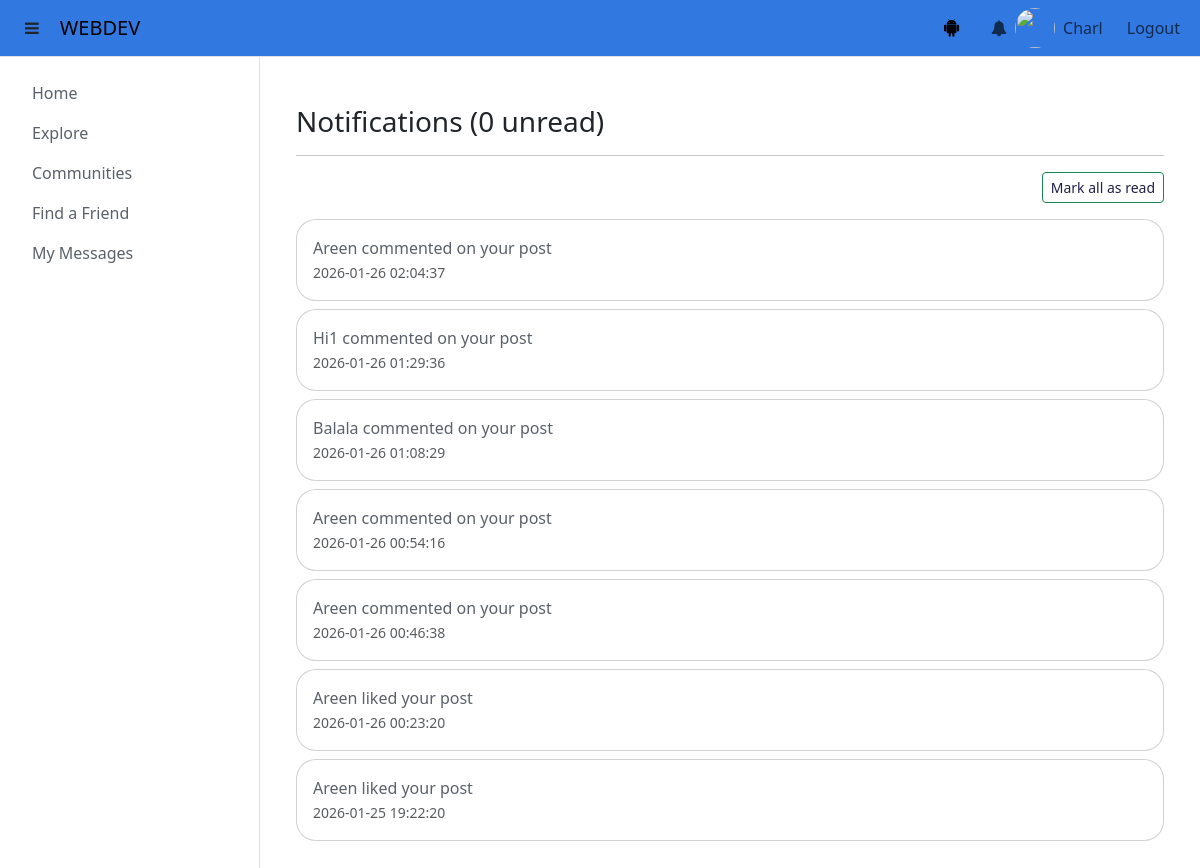
The page /notifications (signed in) on the database as committed earlier.
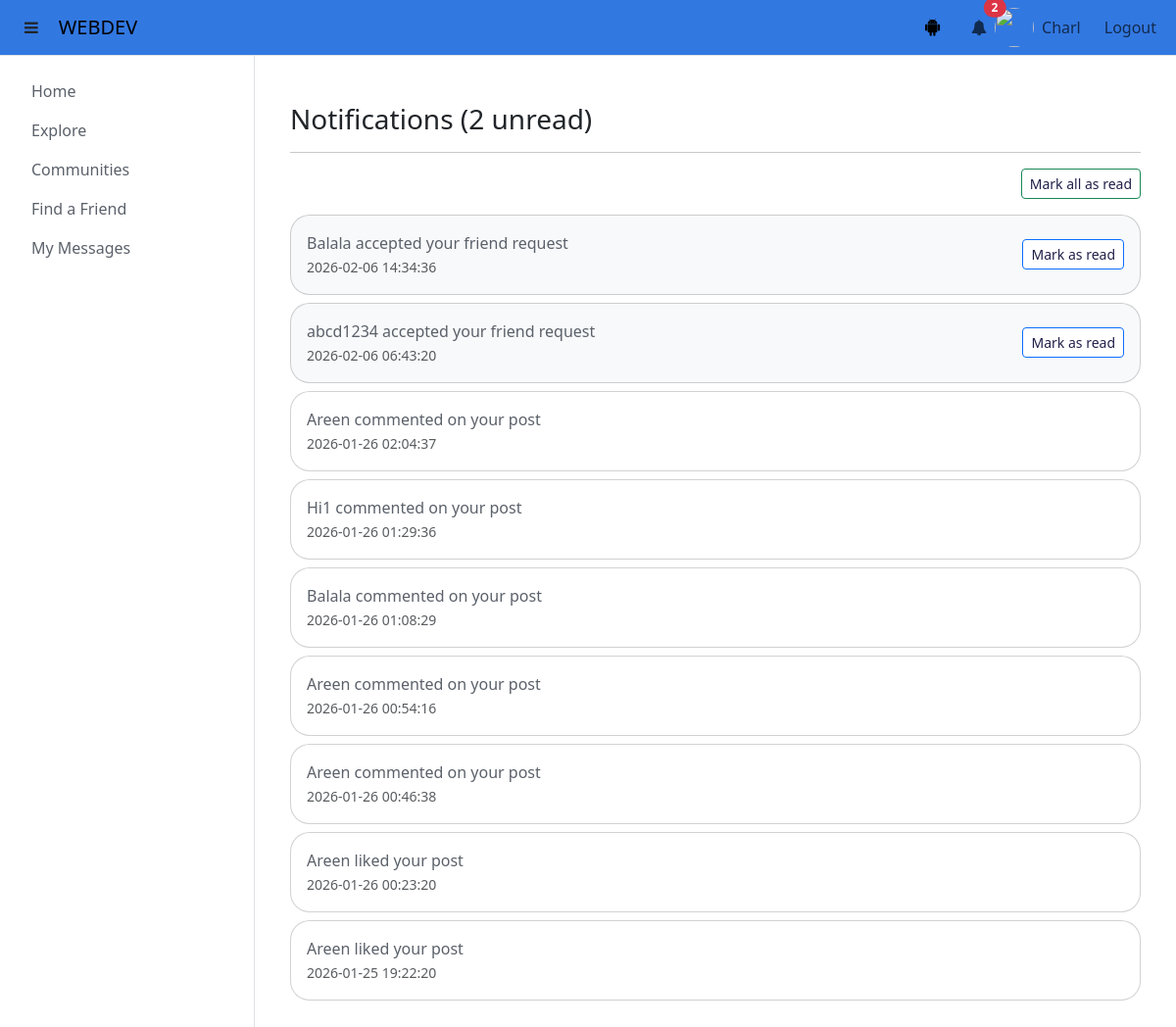
The same page on the database as committed later.
### tables this page shows
CREATE TABLE notifications (
        notification_id INTEGER PRIMARY KEY AUTOINCREMENT,
        user_id INTEGER NOT NULL,            -- receiver
        actor_id INTEGER,
        type TEXT NOT NULL,
        reference_id INTEGER,
        message TEXT NOT NULL,
        link TEXT,
        is_read INTEGER DEFAULT 0,
        created_at DATETIME DEFAULT CURRENT_TIMESTAMP,
        FOREIGN KEY(user_id) REFERENCES users(user_id) ON DELETE CASCADE,
        FOREIGN KEY(actor_id) REFERENCES users(user_id) ON DELETE CASCADE
    );

### main.py (the view)
@app.route('/notifications')
def notifications_page():
    if 'user_id' not in session:
        return redirect(url_for('index'))
    page = request.args.get('page', 1, type=int)
    per_page = 15
    offset = (page - 1) * per_page
    conn = get_db()
    notifications = conn.execute("""
        SELECT n.*, u.username AS actor_username
        FROM notifications n
        LEFT JOIN users u ON n.actor_id = u.user_id
        WHERE n.user_id = ?
        ORDER BY n.created_at DESC
        LIMIT ? OFFSET ?
    """, (session['user_id'], per_page, offset)).fetchall()
    friend_requests = conn.execute("""
        SELECT f.friendship_id, u.username, COALESCE(p.display_name, u.username) as display_name, f.created_at
        FROM friends f
        JOIN users u ON f.requester_id = u.user_id
        LEFT JOIN user_profiles p ON u.user_id = p.user_id
        WHERE f.addressee_id = ? AND f.status = 'pending'
        ORDER BY f.created_at DESC
    """, (session['user_id'],)).fetchall()
    total = conn.execute("""
        SELECT COUNT(*) as count
        FROM notifications
        WHERE user_id = ?
    """, (session['user_id'],)).fetchone()['count']
    total_pages = (total + per_page - 1) // per_page
    return render_template(
        'notifications.html',
        notifications=notifications,
        friend_requests=friend_requests,
        unread_count=count_unread_notifications(session['user_id']),
        page=page,
        total_pages=total_pages
    )

### helpers.py (called while the page is built)
def connect_db():
    sql = sqlite3.connect(DATABASE)
    sql.row_factory = sqlite3.Row
    sql.execute("PRAGMA foreign_keys = ON")
    return sql

def get_db():
    if not hasattr(g, 'sqlite3_db'):
        g.sqlite3_db = connect_db()
    return g.sqlite3_db

def count_unread_notifications(user_id):
    conn = get_db()
    row = conn.execute("SELECT COUNT(*) AS cnt FROM notifications WHERE user_id=? AND is_read=0", (user_id,)).fetchone()
    return row['cnt']

### templates/notifications.html (shortened to what this page needs)
{% extends 'base.html' %}
{% block body %}
<div class="container mt-4">
    <h3>Notifications ({{ unread_count }} unread)</h3>
    <hr>
    {% if notifications %}
    <form method="POST" action="{{ url_for('mark_all_notifications') }}" class="mb-3 text-end">
        <button type="submit" class="btn btn-outline-success btn-sm">Mark all as read</button>
    </form>
    {% for notif in notifications %}
    {% if notif.type != 'friend_request' %}
    <div class="card mb-2 {% if notif.is_read == 0 %}bg-light{% endif %}">
        <div class="card-body d-flex justify-content-between align-items-center">
            <div>
                {% if notif.link %}
                <a href="{{ notif.link }}" class="text-decoration-none">{{ notif.message }}</a>
                {% else %}
                {{ notif.message }}
                {% endif %}
                <br>
                <small class="text-muted">{{ notif.created_at }}</small>
            </div>
            <div class="d-flex align-items-center">
                {% if notif.is_read == 0 %}
                <form method="POST" action="{{ url_for('read_notification', notification_id=notif.notification_id) }}">
                    <button type="submit" class="btn btn-sm btn-primary">Mark as read</button>
                </form>
                {% endif %}
            </div>
        </div>
    </div>
    {% endif %}
    {% endfor %}
    {% else %}
    <p class="text-muted">No notifications.</p>
    {% endif %}
</div>
{% endblock %}

### templates/base.html (shortened to what this page needs)
<!DOCTYPE html>
<html lang="en">
<head>
    <link href="https://cdn.jsdelivr.net/npm/bootstrap@5.3.8/dist/css/bootstrap.min.css" rel="stylesheet">
    <link rel="stylesheet" href="https://cdnjs.cloudflare.com/ajax/libs/font-awesome/4.7.0/css/font-awesome.min.css">
    <link rel="stylesheet" href="{{ url_for('static', filename='main.css') }}">
</head>
<body>
    <nav id="topnavbar" class="navbar navbar-expand-lg navbar-light border-bottom">
        <div class="container-fluid">
            <div class="d-flex align-items-center">
                <button id="sidebarToggle" class="btn me-2">
                    <i class="fa fa-bars"></i>
                </button>
                <a class="navbar-brand mb-0" href="{{ url_for('index') }}">WEBDEV</a>
            </div>
            <div class="collapse navbar-collapse" id="navbarNav">
                <ul class="navbar-nav ms-auto align-items-center">
                    {% if logged_in %}
                    <li class="nav-item me-3">
                        <a class="nav-link position-relative" href="#" data-bs-toggle="modal"
                            data-bs-target="#aiChatModal">
                            <i class="fa fa-android" style="font-size: 1.2rem; color: black;"></i>
                        </a>
                    </li>
                    <li class="nav-item dropdown">
                        <a class="nav-link position-relative" href="#" data-bs-toggle="dropdown">
                            <i class="fa fa-bell"></i>
                            {% if unread_count > 0 %}
                            <span
                                class="position-absolute top-0 start-100 translate-middle badge bg-danger rounded-pill">
                                {{ unread_count }}
                            </span>
                            {% endif %}
                        </a>
                    </li>
                    <li class="nav-item d-flex align-items-center me-3">
                        <img src="{{ url_for('static', filename='profile.jpg') }}" class="rounded-circle me-2"
                            width="40" height="40">
                        <a class="nav-link p-0" href="{{ url_for('userprofile', username=username) }}">
                            {{ username }}
                        </a>
                    </li>
                    <li class="nav-item">
                        <a class="nav-link" href="{{ url_for('logout') }}">Logout</a>
                    </li>
                    {% endif %}
                </ul>
            </div>
        </div>
    </nav>
    <div id="layoutWrapper" class="d-flex w-100">
        <nav id="sidebar" class="border-end">
            <ul id="sidenav" class="nav flex-column p-3">
                <li class="nav-item">
                    <a class="nav-link" href="{{ url_for('index') }}">Home</a>
                </li>
                <li class="nav-item">
                    <a class="nav-link" data-bs-toggle="collapse" href="#communityMenu">Explore</a>
                </li>
                <li class="nav-item">
                    <a class="nav-link" data-bs-toggle="collapse" href="#usercommunityMenu">Communities</a>
                </li>
                <li class="nav-item">
                    <a class="nav-link" href="{{ url_for('find_a_friend_hub') }}">Find a Friend</a>
                </li>
                <li class="nav-item">
                    <a class="nav-link" href="{{ url_for('my_messages') }}">My Messages</a>
                </li>
            </ul>
        </nav>
        <div id="maincontent" class="flex-grow-1 p-4">
            {% block body %}{% endblock %}
        </div>
    </div>
</body>
</html>

### static/main.css (style rules this page uses)
body { height: 100%; overflow-y: hidden; }
#topnavbar { background-color: #3278e1; }
#layoutWrapper { display: flex; min-height: calc(100vh - 70px); transition: all 0.3s ease; }
#sidebar { width: 260px; min-height: calc(100vh - 70px); transition: all 0.3s ease; overflow-y: auto; }
#maincontent { flex: 1; min-height: calc(100vh - 70px); overflow-y: scroll; padding: 10px; transition: all 0.3s ease; }
body { overflow-y: hidden; height: 100%; }
#sidenav { min-height: calc(100dvh - 55px); }
#maincontent { height: calc(100dvh - 55px); overflow-y: scroll; padding: 10px; }
#sidenav { overflow-y: scroll; background-color: WHITE; }
#sidebar li a { color: #5B616A; }
a { color: #5B616A; }
#maincontent { flex: 1; height: calc(100vh - 70px); overflow: scroll; padding: 0; display: flex; flex-direction: column; }
form button.btn[type="submit"], form input.btn[type="submit"] { background-color: #ffffff; color: rgb(32, 32, 74); }
div, .card { border-radius: 20px; }

Rows that differ between the two databases and show on the page:
added notifications: message "Balala accepted your friend request", created_at "2026-02-06 14:34:36", is_read 0 (drawn)
added notifications: message "abcd1234 accepted your friend request", created_at "2026-02-06 06:43:20", is_read 0 (drawn)
Other text that changed with them:
{{ unread_count }}: (not shown) → "2"
{{ unread_count }}: "0" → "2"
